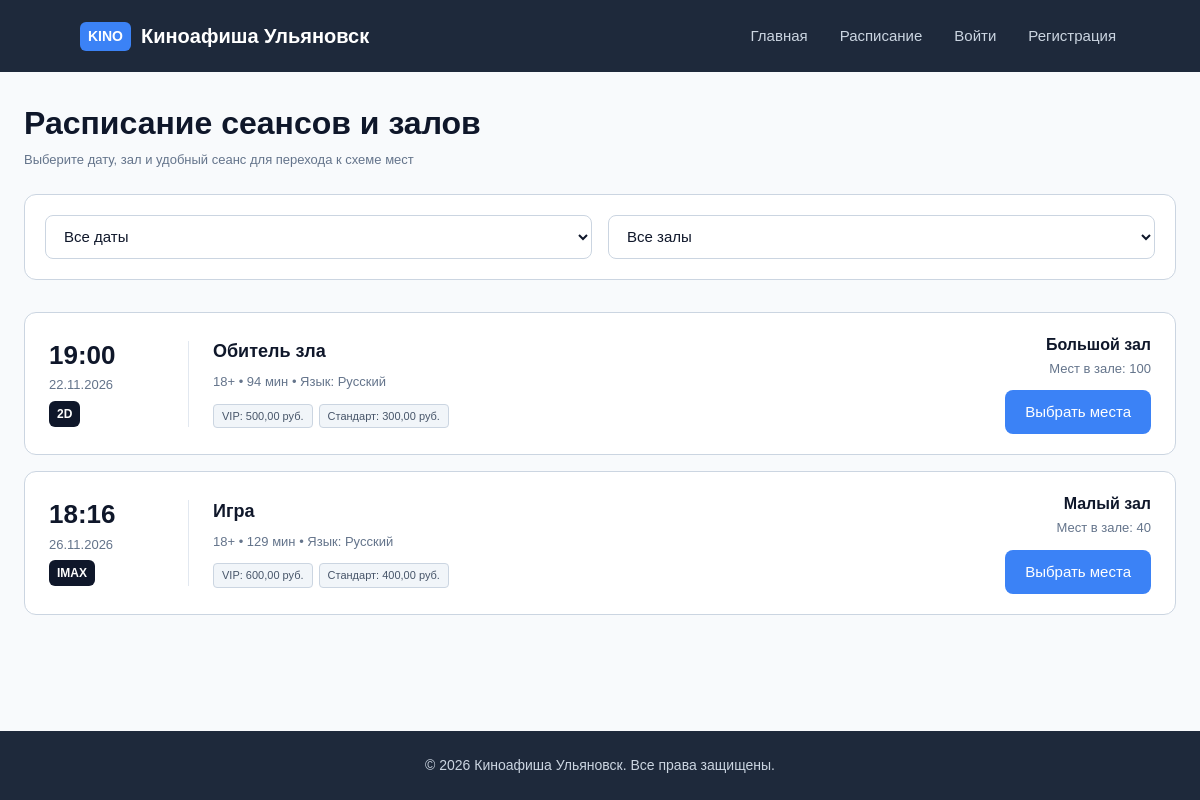
Page /schedule/ on the earlier database version.
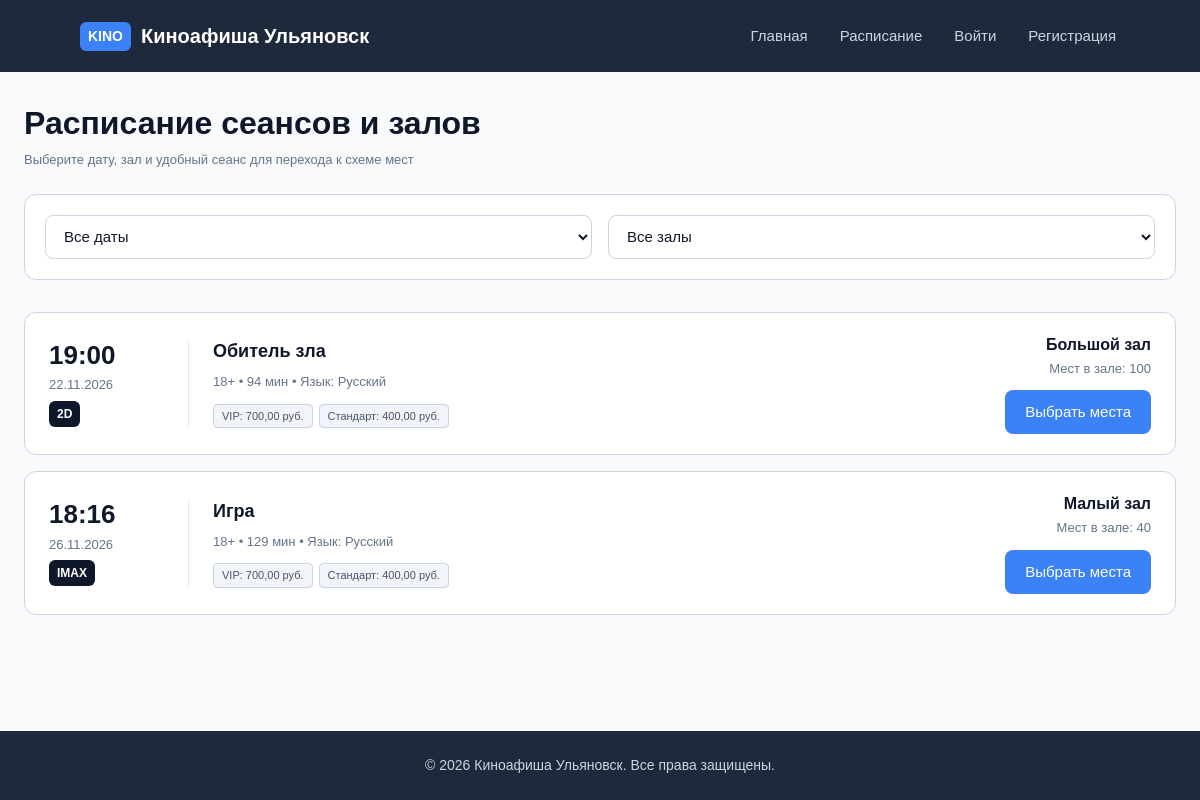
Same page on the later database version.
### app/models.py (models this page shows, shortened)
class SessionSeatPrice(models.Model):
    session = models.ForeignKey(
        Session,
        on_delete=models.CASCADE,
        related_name="seat_prices",
        verbose_name="Сеанс",
    )
    category = models.ForeignKey(
        SeatCategory,
        on_delete=models.PROTECT,
        related_name="session_prices",
        verbose_name="Категория места",
    )
    price = models.DecimalField(
        max_digits=10, decimal_places=2, verbose_name="Стоимость (руб.)"
    )
    is_active = models.BooleanField(default=True, verbose_name="Активен")
    class Meta:
        verbose_name = "Цена по категории места"
        verbose_name_plural = "Цены по категориям мест"
        constraints = [
            models.UniqueConstraint(
                fields=["session", "category"], name="unique_session_category_price"
            )
        ]

class SeatCategory(models.Model):
    name = models.CharField(
        max_length=50, unique=True, verbose_name="Название категории"
    )
    description = models.TextField(blank=True, null=True, verbose_name="Описание")
    is_active = models.BooleanField(default=True, verbose_name="Активна")
    class Meta:
        verbose_name = "Категория места"
        verbose_name_plural = "Категории мест"
        ordering = ["name"]

### app/views.py (the view)
# urls.py: path("schedule/", views.schedule_view, name="schedule"),
def schedule_view(request):
    now = timezone.now()
    sessions_qs = (
        Session.objects.filter(start_time__gte=now, status="scheduled")
        .select_related("movie", "hall")
        .prefetch_related("seat_prices", "movie__movie_genres__genre")
        .order_by("start_time")
    )
    selected_date = request.GET.get("date", "").strip()
    selected_hall = request.GET.get("hall", "").strip()
    halls = Hall.objects.filter(status="active").order_by("name")
    available_dates = sorted(
        {timezone.localtime(s.start_time).date() for s in sessions_qs}
    )
    if selected_date:
        try:
            filter_date = timezone.datetime.strptime(selected_date, "%Y-%m-%d").date()
            sessions_qs = sessions_qs.filter(start_time__date=filter_date)
        except ValueError:
            selected_date = ""
    if selected_hall:
        sessions_qs = sessions_qs.filter(hall_id=selected_hall)
        try:
            selected_hall = int(selected_hall)
        except ValueError:
            selected_hall = ""
    context = {
        "sessions": sessions_qs,
        "halls": halls,
        "available_dates": available_dates,
        "selected_date": selected_date,
        "selected_hall": selected_hall,
    }
    return render(request, "app/schedule.html", context)

### app/templates/app/schedule.html (shortened to what this page needs)
{% load static %}
<!DOCTYPE html>
<html lang="ru">
<head>
    <link rel="stylesheet" href="{% static 'css/style.css' %}">
</head>
<body>
    <header class="header">
    <a href="{% url 'movie_list' %}" class="logo-link">
        <div class="logo">
            <span class="logo-badge">KINO</span> Киноафиша Ульяновск
        </div>
    </a>
    <nav class="nav">
        <a href="{% url 'movie_list' %}">Главная</a>
        <a href="{% url 'schedule' %}">Расписание</a>
        {% if request.user.is_authenticated %}
            <a href="{% url 'profile' %}" class="active">Привет, {{ request.user.username }}</a>
            <form action="{% url 'logout' %}" method="post" class="nav-logout-form">
                {% csrf_token %}
                <button type="submit" class="nav-logout-btn">Выйти</button>
            </form>
        {% else %}
            <a href="{% url 'login' %}">Войти</a>
            <a href="{% url 'register' %}">Регистрация</a>
        {% endif %}
    </nav>
    </header>
    <main class="container">
        <section>
            <h1>Расписание сеансов и залов</h1>
            <p class="caption page-subtitle">Выберите дату, зал и удобный сеанс для перехода к схеме мест</p>
            <form method="get" class="filters-bar">
                <select name="date" class="select" onchange="this.form.submit()">
                    <option value="">Все даты</option>
                </select>
                <select name="hall" class="select" onchange="this.form.submit()">
                    <option value="">Все залы</option>
                </select>
            </form>
        </section>
        <section class="schedule-list">
            {% for session in sessions %}
                <article class="schedule-card">
                    <div class="schedule-time-box">
                        <strong class="schedule-time">{{ session.start_time|date:"H:i" }}</strong>
                        <span class="caption">{{ session.start_time|date:"d.m.Y" }}</span>
                        <span class="badge badge-age">{{ session.format }}</span>
                    </div>
                    <div class="schedule-movie-info">
                        <h3>
                            <a href="{% url 'movie_detail' session.movie.pk %}" class="profile-movie-link">
                                {{ session.movie.title }}
                            </a>
                        </h3>
                        <p class="caption">
                            {{ session.movie.age_rating }} • {{ session.movie.duration_minutes }} мин • Язык: {{ session.language }}
                        </p>
                        <div class="schedule-prices">
                            {% for sp in session.seat_prices.all %}
                                <span class="genre-tag">{{ sp.category.name }}: {{ sp.price }} руб.</span>
                            {% endfor %}
                        </div>
                    </div>
                    <div class="schedule-hall-action">
                        <div class="schedule-hall-meta">
                            <strong>{{ session.hall.name }}</strong>
                            <span class="caption">Мест в зале: {{ session.hall.capacity }}</span>
                        </div>
                        <a href="{% url 'session_booking' session.pk %}" class="btn btn-primary">Выбрать места</a>
                    </div>
                </article>
            {% empty %}
                <div class="profile-section">
                    <p class="caption">По выбранным параметрам запланированных сеансов нет.</p>
                </div>
            {% endfor %}
        </section>
    </main>
    <footer class="footer">
        <p>© 2026 Киноафиша Ульяновск. Все права защищены.</p>
    </footer>
</body>
</html>

Differences in the rows shown:
changed SessionSeatPrice (number 1 of 4 on the later page): price "500,00" → "700,00"
changed SessionSeatPrice (number 2 of 4 on the later page): price "300,00" → "400,00"
changed SessionSeatPrice (number 3 of 4 on the later page): price "600,00" → "700,00"
